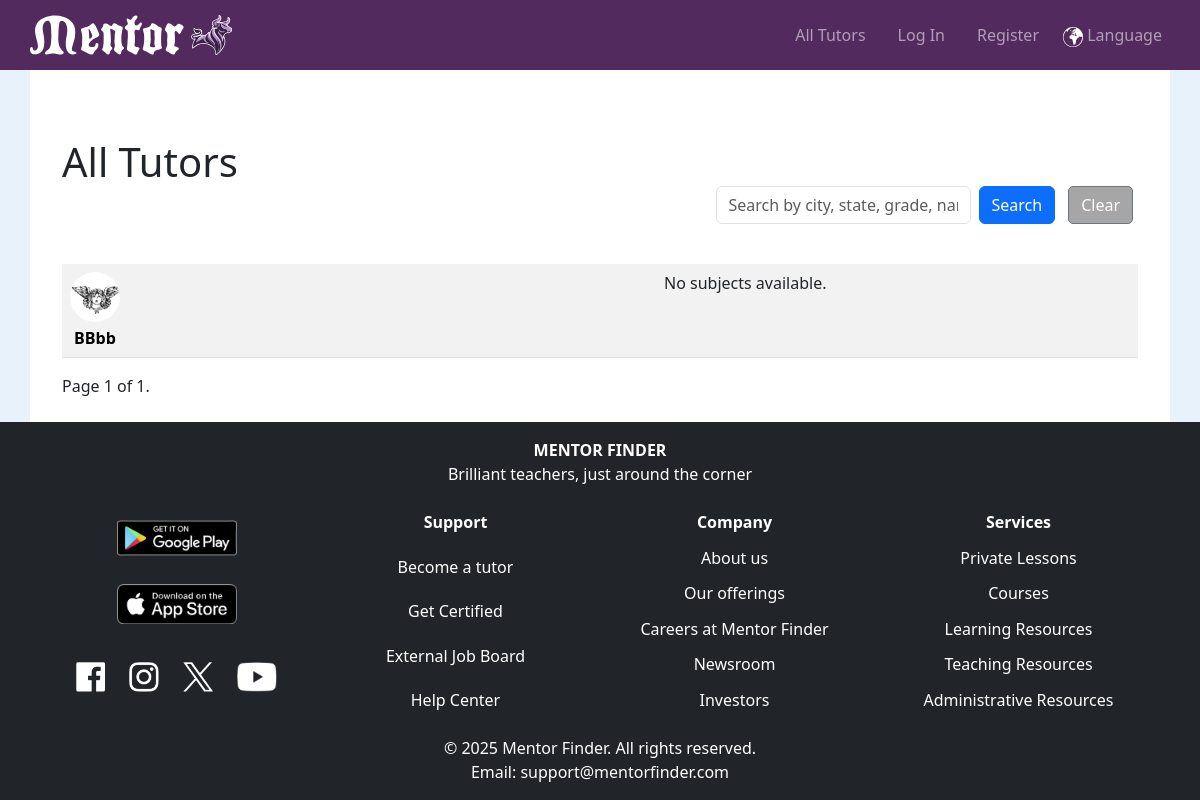
Before: / with the older database file.
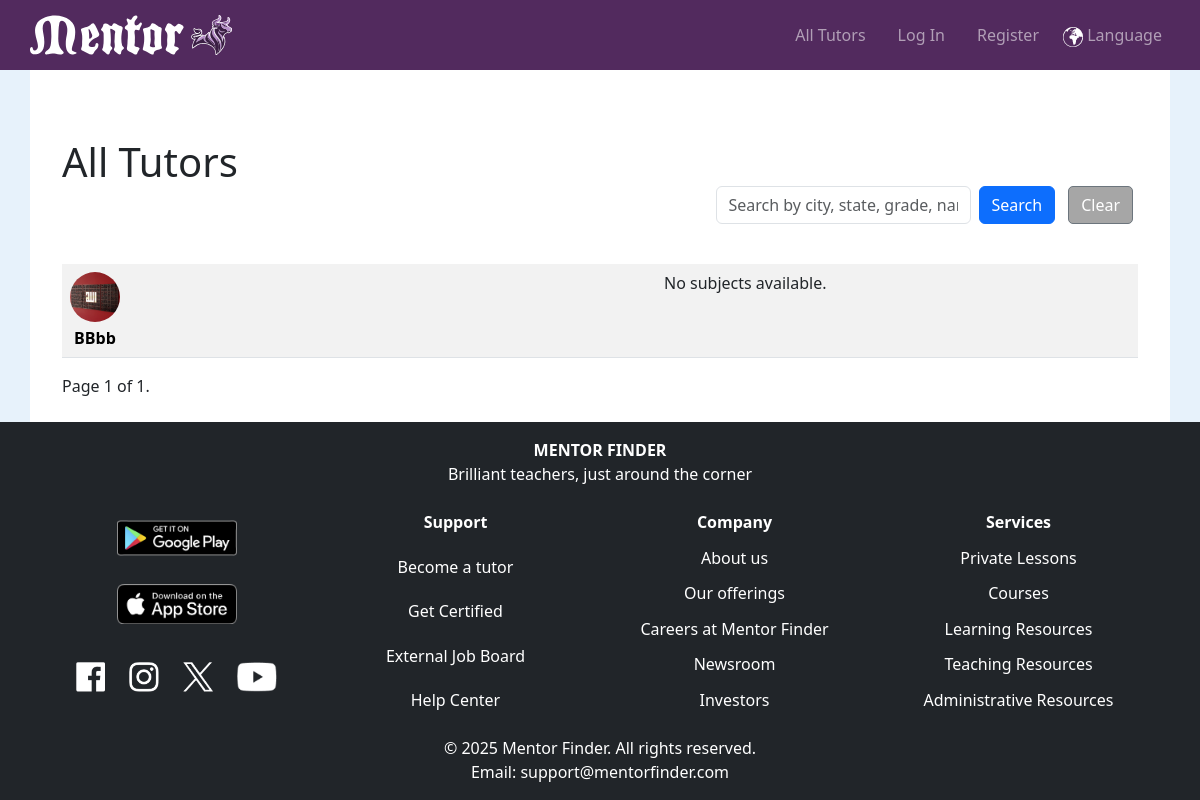
After: the same page with the newer database file.
### tutorhub/models.py (models this page shows, shortened)
class User(AbstractUser):
    nickname = models.CharField(max_length=50, blank=True, null=True)
    role = models.CharField(max_length=10, choices=UserRoles.choices, default=UserRoles.STUDENT)
    phone_number = PhoneNumberField(blank=True, null=True)
    birthdate = models.DateField(blank=True, null=True)
    bio = models.TextField(blank=True, null=True)
    profile_image = models.ImageField(upload_to="profile_images/", blank=True, null=True)
    show_address = models.BooleanField(default=False)
    show_phone_number = models.BooleanField(default=False)
    preferred_language = models.CharField(max_length=10, blank=True, null=True, default='en')
    time_zone = TimeZoneField(default='UTC', blank=True)
    address = models.OneToOneField(Address, on_delete=models.SET_NULL, blank=True, null=True)
    follows = models.ManyToManyField(
        "self",
        through="FollowRelation",
        through_fields=('follower', 'followee'),
        symmetrical=False,
        related_name="followed_by"
    )
    is_tutor = models.BooleanField(default=False)
    availability = models.JSONField(default=dict, blank=True, null=True)
    def get_display_name(self):
        return self.nickname or self.first_name

### tutorhub/views.py (the view, shortened to what this page needs)
# urls.py: path("", views.index, name="index"),
def index(request):
    query = request.GET.get('q', '').strip()
    view_type = request.GET.get('view', 'all')
    tutors = User.objects.filter(is_tutor=True).order_by('nickname', 'first_name', 'username')
    page_obj = paginate_queryset(tutors, request.GET.get('page'))
    if view_type == "search":
        page_title = "Search Results"
    elif view_type == "following":
        page_title = "Following"
    else:
        page_title = "All Tutors"
    return render(request, 'tutorhub/index.html', {
        'page_obj': page_obj,
        'page_title': page_title,
        'view_type': view_type,
    })

### tutorhub/views.py (called while the page is built)
def paginate_queryset(queryset, page_number, per_page=10):
    paginator = Paginator(queryset, per_page)
    return paginator.get_page(page_number)

### tutorhub/templates/tutorhub/index.html (shortened to what this page needs)
{% extends "tutorhub/layout.html" %}
{% load static %}
{% block body %}
<div class="container mt-5">
    <h1 id="page-title" class="mb-0">{{ page_title }}</h1>
    <div id="search-container" class="mb-4 d-flex justify-content-end align-items-center">
        <form id="search-form" action="{% if user.is_authenticated %}{% url 'index' %}{% else %}{% url 'login' %}{% endif %}" method="get" class="d-flex align-items-center">
            <input type="text" name="q" id="search-input" class="form-control me-2" placeholder="Search by city, state, grade, name" value="{{ request.GET.q|default:'' }}">
            <button type="submit" class="btn btn-primary me-2" {% if not user.is_authenticated %} data-alert="true" {% endif %}>Search</button>            <a href="{% url 'index' %}" class="btn btn-secondary">Clear</a>
        </form>
    </div>
    <table class="table table-striped">
        <tbody>
            {% for tutor in page_obj %}
            <tr class="clickable-row" data-href="{% if user.is_authenticated %}{% url 'profile' tutor.id %}{% else %}{% url 'login' %}{% endif %}"">
                <td>
                    <div class="tutor-row">
                        <div class="profile-info">
                            {% if tutor.profile_image %}
                                <img id="profile-img-thumb" src="{{ tutor.profile_image.url }}" alt="{{ tutor.get_display_name  }}">
                            {% else %}
                                <img id="profile-img-thumb" src="{% static 'tutorhub/images/mentor-logo-bull.svg' %}" alt="Default Logo">
                            {% endif %}
                            <a href="{% url 'profile' tutor.id %}" class="profile-name">{{ tutor.get_display_name  }}</a>
                        </div>
                    </div>
                </td>
                <td>
                    <div class="subject-grade-container">
                        {% for subject_grade in tutor.tutor_subject_grades.all %}
                            <div id="subject-grade">
                                <strong>{{ subject_grade.subject }}</strong>
                                <div>{{ subject_grade.grade_levels|join:", " }}</div>
                            </div>
                        {% empty %}
                            <div>No subjects available.</div>
                        {% endfor %}
                    </div>
                </td>
            </tr>
            {% endfor %}
        </tbody>
    </table>
    <div class="pagination">
        <span class="step-links">
            <span class="current">
                Page {{ page_obj.number }} of {{ page_obj.paginator.num_pages }}.
            </span>
        </span>
    </div>
</div>
{% endblock %}

Changed rows visible on the page:
changed User "BBbb": profile_image: a different picture
